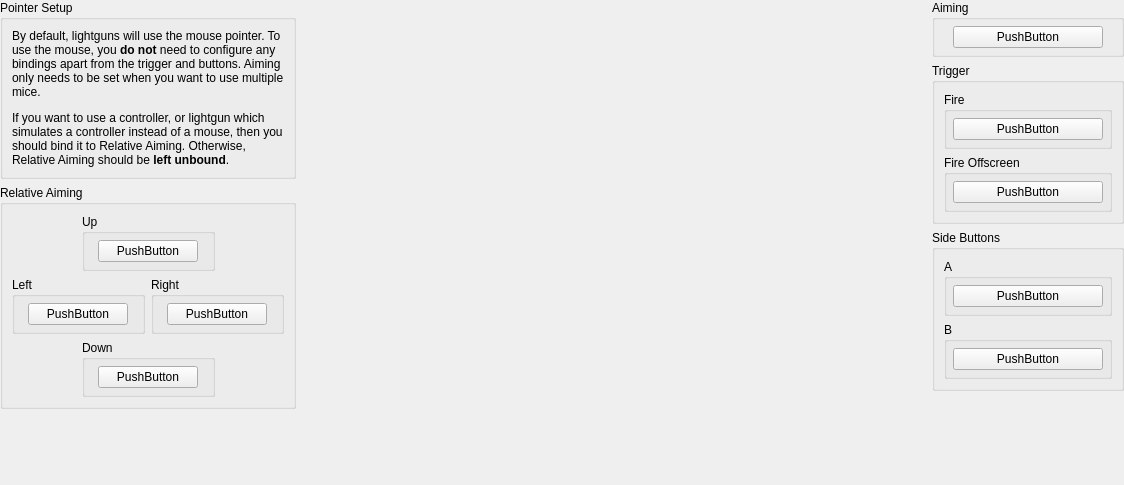
<?xml version="1.0" encoding="UTF-8"?>
<ui version="4.0">
 <class>ControllerBindingWidget_GunCon</class>
 <widget class="QWidget" name="ControllerBindingWidget_GunCon">
  <property name="geometry">
   <rect>
    <x>0</x>
    <y>0</y>
    <width>1124</width>
    <height>485</height>
   </rect>
  </property>
  <property name="sizePolicy">
   <sizepolicy hsizetype="MinimumExpanding" vsizetype="Preferred">
    <horstretch>0</horstretch>
    <verstretch>0</verstretch>
   </sizepolicy>
  </property>
  <property name="minimumSize">
   <size>
    <width>1000</width>
    <height>400</height>
   </size>
  </property>
  <layout class="QGridLayout" name="gridLayout_3">
   <property name="leftMargin">
    <number>0</number>
   </property>
   <property name="topMargin">
    <number>0</number>
   </property>
   <property name="rightMargin">
    <number>0</number>
   </property>
   <property name="bottomMargin">
    <number>0</number>
   </property>
   <item row="0" column="0">
    <layout class="QVBoxLayout" name="verticalLayout_5">
     <item>
      <widget class="QGroupBox" name="groupBox_18">
       <property name="title">
        <string>Pointer Setup</string>
       </property>
       <layout class="QVBoxLayout" name="verticalLayout_6">
        <item>
         <widget class="QLabel" name="label_4">
          <property name="text">
           <string>&lt;html&gt;&lt;head/&gt;&lt;body&gt;&lt;p&gt;By default, lightguns will use the mouse pointer. To use the mouse, you &lt;span style=&quot; font-weight:700;&quot;&gt;do not&lt;/span&gt; need to configure any bindings apart from the trigger and buttons. Aiming only needs to be set when you want to use multiple mice.&lt;/p&gt;&lt;p&gt;If you want to use a controller, or lightgun which simulates a controller instead of a mouse, then you should bind it to Relative Aiming. Otherwise, Relative Aiming should be &lt;span style=&quot; font-weight:700;&quot;&gt;left unbound&lt;/span&gt;.&lt;/p&gt;&lt;/body&gt;&lt;/html&gt;</string>
          </property>
          <property name="alignment">
           <set>Qt::AlignmentFlag::AlignLeading|Qt::AlignmentFlag::AlignLeft|Qt::AlignmentFlag::AlignTop</set>
          </property>
          <property name="wordWrap">
           <bool>true</bool>
          </property>
         </widget>
        </item>
       </layout>
      </widget>
     </item>
     <item>
      <widget class="QGroupBox" name="groupBox_20">
       <property name="title">
        <string extracomment="Try to use Sony's official terminology for this. A good place to start would be in the console or the DualShock 2's manual. If this element was officially translated to your language by Sony in later DualShocks, you may use that term.">Relative Aiming</string>
       </property>
       <layout class="QGridLayout" name="gridLayout_18">
        <item row="3" column="1" colspan="2">
         <widget class="QGroupBox" name="groupBox_21">
          <property name="title">
           <string>Down</string>
          </property>
          <layout class="QGridLayout" name="gridLayout_20">
           <property name="leftMargin">
            <number>6</number>
           </property>
           <property name="topMargin">
            <number>6</number>
           </property>
           <property name="rightMargin">
            <number>6</number>
           </property>
           <property name="bottomMargin">
            <number>6</number>
           </property>
           <item row="0" column="0">
            <widget class="InputBindingWidget" name="RelativeDown">
             <property name="minimumSize">
              <size>
               <width>100</width>
               <height>0</height>
              </size>
             </property>
             <property name="maximumSize">
              <size>
               <width>100</width>
               <height>16777215</height>
              </size>
             </property>
             <property name="text">
              <string notr="true">PushButton</string>
             </property>
            </widget>
           </item>
          </layout>
         </widget>
        </item>
        <item row="0" column="1" colspan="2">
         <widget class="QGroupBox" name="groupBox_23">
          <property name="title">
           <string>Up</string>
          </property>
          <layout class="QGridLayout" name="gridLayout_22">
           <property name="leftMargin">
            <number>6</number>
           </property>
           <property name="topMargin">
            <number>6</number>
           </property>
           <property name="rightMargin">
            <number>6</number>
           </property>
           <property name="bottomMargin">
            <number>6</number>
           </property>
           <item row="0" column="0">
            <widget class="InputBindingWidget" name="RelativeUp">
             <property name="minimumSize">
              <size>
               <width>100</width>
               <height>0</height>
              </size>
             </property>
             <property name="maximumSize">
              <size>
               <width>100</width>
               <height>16777215</height>
              </size>
             </property>
             <property name="text">
              <string notr="true">PushButton</string>
             </property>
            </widget>
           </item>
          </layout>
         </widget>
        </item>
        <item row="2" column="0" colspan="2">
         <widget class="QGroupBox" name="groupBox_22">
          <property name="title">
           <string>Left</string>
          </property>
          <layout class="QGridLayout" name="gridLayout_21">
           <property name="leftMargin">
            <number>6</number>
           </property>
           <property name="topMargin">
            <number>6</number>
           </property>
           <property name="rightMargin">
            <number>6</number>
           </property>
           <property name="bottomMargin">
            <number>6</number>
           </property>
           <item row="0" column="0">
            <widget class="InputBindingWidget" name="RelativeLeft">
             <property name="minimumSize">
              <size>
               <width>100</width>
               <height>0</height>
              </size>
             </property>
             <property name="maximumSize">
              <size>
               <width>100</width>
               <height>16777215</height>
              </size>
             </property>
             <property name="text">
              <string notr="true">PushButton</string>
             </property>
            </widget>
           </item>
          </layout>
         </widget>
        </item>
        <item row="2" column="2" colspan="2">
         <widget class="QGroupBox" name="groupBox_24">
          <property name="title">
           <string>Right</string>
          </property>
          <layout class="QGridLayout" name="gridLayout_23">
           <property name="leftMargin">
            <number>6</number>
           </property>
           <property name="topMargin">
            <number>6</number>
           </property>
           <property name="rightMargin">
            <number>6</number>
           </property>
           <property name="bottomMargin">
            <number>6</number>
           </property>
           <item row="0" column="0">
            <widget class="InputBindingWidget" name="RelativeRight">
             <property name="minimumSize">
              <size>
               <width>100</width>
               <height>0</height>
              </size>
             </property>
             <property name="maximumSize">
              <size>
               <width>100</width>
               <height>16777215</height>
              </size>
             </property>
             <property name="text">
              <string notr="true">PushButton</string>
             </property>
            </widget>
           </item>
          </layout>
         </widget>
        </item>
       </layout>
      </widget>
     </item>
     <item>
      <spacer name="verticalSpacer_5">
       <property name="orientation">
        <enum>Qt::Orientation::Vertical</enum>
       </property>
       <property name="sizeHint" stdset="0">
        <size>
         <width>0</width>
         <height>0</height>
        </size>
       </property>
      </spacer>
     </item>
    </layout>
   </item>
   <item row="0" column="1">
    <layout class="QGridLayout" name="gridLayout_2">
     <item row="1" column="0">
      <spacer name="horizontalSpacer">
       <property name="orientation">
        <enum>Qt::Orientation::Horizontal</enum>
       </property>
       <property name="sizeHint" stdset="0">
        <size>
         <width>35</width>
         <height>263</height>
        </size>
       </property>
      </spacer>
     </item>
     <item row="1" column="1" colspan="2">
      <widget class="QLabel" name="label_3">
       <property name="sizePolicy">
        <sizepolicy hsizetype="Fixed" vsizetype="Fixed">
         <horstretch>0</horstretch>
         <verstretch>0</verstretch>
        </sizepolicy>
       </property>
       <property name="maximumSize">
        <size>
         <width>400</width>
         <height>266</height>
        </size>
       </property>
       <property name="text">
        <string/>
       </property>
       <property name="pixmap">
        <pixmap resource="resources/pokketsx-qt.qrc">:/controllers/guncon.svg</pixmap>
       </property>
       <property name="scaledContents">
        <bool>true</bool>
       </property>
      </widget>
     </item>
     <item row="1" column="3">
      <spacer name="horizontalSpacer_2">
       <property name="orientation">
        <enum>Qt::Orientation::Horizontal</enum>
       </property>
       <property name="sizeHint" stdset="0">
        <size>
         <width>36</width>
         <height>263</height>
        </size>
       </property>
      </spacer>
     </item>
     <item row="0" column="1" colspan="2">
      <spacer name="verticalSpacer_2">
       <property name="orientation">
        <enum>Qt::Orientation::Vertical</enum>
       </property>
       <property name="sizeHint" stdset="0">
        <size>
         <width>20</width>
         <height>40</height>
        </size>
       </property>
      </spacer>
     </item>
     <item row="2" column="1" colspan="2">
      <spacer name="verticalSpacer_3">
       <property name="orientation">
        <enum>Qt::Orientation::Vertical</enum>
       </property>
       <property name="sizeHint" stdset="0">
        <size>
         <width>20</width>
         <height>40</height>
        </size>
       </property>
      </spacer>
     </item>
    </layout>
   </item>
   <item row="0" column="2">
    <layout class="QVBoxLayout" name="verticalLayout">
     <item>
      <widget class="QGroupBox" name="groupBox_7">
       <property name="title">
        <string>Aiming</string>
       </property>
       <layout class="QGridLayout" name="gridLayout_10">
        <property name="leftMargin">
         <number>6</number>
        </property>
        <property name="topMargin">
         <number>6</number>
        </property>
        <property name="rightMargin">
         <number>6</number>
        </property>
        <property name="bottomMargin">
         <number>6</number>
        </property>
        <item row="0" column="0">
         <widget class="InputBindingWidget" name="Pointer">
          <property name="minimumSize">
           <size>
            <width>150</width>
            <height>0</height>
           </size>
          </property>
          <property name="maximumSize">
           <size>
            <width>150</width>
            <height>16777215</height>
           </size>
          </property>
          <property name="text">
           <string>PushButton</string>
          </property>
         </widget>
        </item>
       </layout>
      </widget>
     </item>
     <item>
      <widget class="QGroupBox" name="groupBox_8">
       <property name="title">
        <string>Trigger</string>
       </property>
       <layout class="QGridLayout" name="gridLayout_24">
        <item row="2" column="0" colspan="2">
         <widget class="QGroupBox" name="groupBox_9">
          <property name="title">
           <string>Fire Offscreen</string>
          </property>
          <layout class="QGridLayout" name="gridLayout_25">
           <property name="leftMargin">
            <number>6</number>
           </property>
           <property name="topMargin">
            <number>6</number>
           </property>
           <property name="rightMargin">
            <number>6</number>
           </property>
           <property name="bottomMargin">
            <number>6</number>
           </property>
           <item row="0" column="0">
            <widget class="InputBindingWidget" name="ShootOffscreen">
             <property name="minimumSize">
              <size>
               <width>150</width>
               <height>0</height>
              </size>
             </property>
             <property name="maximumSize">
              <size>
               <width>150</width>
               <height>16777215</height>
              </size>
             </property>
             <property name="text">
              <string>PushButton</string>
             </property>
            </widget>
           </item>
          </layout>
         </widget>
        </item>
        <item row="0" column="0" colspan="2">
         <widget class="QGroupBox" name="groupBox_25">
          <property name="title">
           <string>Fire</string>
          </property>
          <layout class="QGridLayout" name="gridLayout_26">
           <property name="leftMargin">
            <number>6</number>
           </property>
           <property name="topMargin">
            <number>6</number>
           </property>
           <property name="rightMargin">
            <number>6</number>
           </property>
           <property name="bottomMargin">
            <number>6</number>
           </property>
           <item row="0" column="0">
            <widget class="InputBindingWidget" name="Trigger">
             <property name="minimumSize">
              <size>
               <width>150</width>
               <height>0</height>
              </size>
             </property>
             <property name="maximumSize">
              <size>
               <width>150</width>
               <height>16777215</height>
              </size>
             </property>
             <property name="text">
              <string>PushButton</string>
             </property>
            </widget>
           </item>
          </layout>
         </widget>
        </item>
       </layout>
      </widget>
     </item>
     <item>
      <widget class="QGroupBox" name="groupBox_26">
       <property name="title">
        <string>Side Buttons</string>
       </property>
       <layout class="QGridLayout" name="gridLayout_27">
        <item row="2" column="0" colspan="2">
         <widget class="QGroupBox" name="groupBox_27">
          <property name="title">
           <string>B</string>
          </property>
          <layout class="QGridLayout" name="gridLayout_28">
           <property name="leftMargin">
            <number>6</number>
           </property>
           <property name="topMargin">
            <number>6</number>
           </property>
           <property name="rightMargin">
            <number>6</number>
           </property>
           <property name="bottomMargin">
            <number>6</number>
           </property>
           <item row="0" column="0">
            <widget class="InputBindingWidget" name="B">
             <property name="minimumSize">
              <size>
               <width>150</width>
               <height>0</height>
              </size>
             </property>
             <property name="maximumSize">
              <size>
               <width>150</width>
               <height>16777215</height>
              </size>
             </property>
             <property name="text">
              <string>PushButton</string>
             </property>
            </widget>
           </item>
          </layout>
         </widget>
        </item>
        <item row="0" column="0" colspan="2">
         <widget class="QGroupBox" name="groupBox_28">
          <property name="title">
           <string>A</string>
          </property>
          <layout class="QGridLayout" name="gridLayout_29">
           <property name="leftMargin">
            <number>6</number>
           </property>
           <property name="topMargin">
            <number>6</number>
           </property>
           <property name="rightMargin">
            <number>6</number>
           </property>
           <property name="bottomMargin">
            <number>6</number>
           </property>
           <item row="0" column="0">
            <widget class="InputBindingWidget" name="A">
             <property name="minimumSize">
              <size>
               <width>150</width>
               <height>0</height>
              </size>
             </property>
             <property name="maximumSize">
              <size>
               <width>150</width>
               <height>16777215</height>
              </size>
             </property>
             <property name="text">
              <string>PushButton</string>
             </property>
            </widget>
           </item>
          </layout>
         </widget>
        </item>
       </layout>
      </widget>
     </item>
     <item>
      <spacer name="verticalSpacer_4">
       <property name="orientation">
        <enum>Qt::Orientation::Vertical</enum>
       </property>
       <property name="sizeHint" stdset="0">
        <size>
         <width>0</width>
         <height>0</height>
        </size>
       </property>
      </spacer>
     </item>
    </layout>
   </item>
   <item row="1" column="1">
    <spacer name="verticalSpacer">
     <property name="orientation">
      <enum>Qt::Orientation::Vertical</enum>
     </property>
     <property name="sizeHint" stdset="0">
      <size>
       <width>20</width>
       <height>40</height>
      </size>
     </property>
    </spacer>
   </item>
  </layout>
 </widget>
 <customwidgets>
  <customwidget>
   <class>InputBindingWidget</class>
   <extends>QPushButton</extends>
   <header>inputbindingwidgets.h</header>
  </customwidget>
 </customwidgets>
 <resources>
  <include location="resources/pokketsx-qt.qrc"/>
  <include location="resources/pokketsx-qt.qrc"/>
 </resources>
 <connections/>
</ui>
